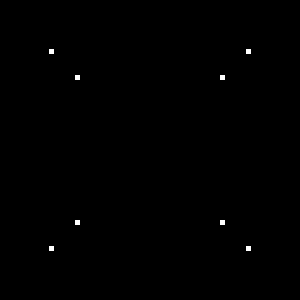

The Python source for this figure:
#!/usr/bin/env python

# Read simple points text file and render as points.

import os

import vtkmodules.vtkInteractionStyle  # noqa: F401
import vtkmodules.vtkRenderingFreeType  # noqa: F401
import vtkmodules.vtkRenderingOpenGL2  # noqa: F401

from vtkmodules.vtkIOLegacy import vtkSimplePointsReader
from vtkmodules.vtkRenderingCore import (
    vtkActor,
    vtkPolyDataMapper,
    vtkRenderWindow,
    vtkRenderWindowInteractor,
    vtkRenderer,
)

# Source
data_dir = os.environ.get("VPE_DATA_DIR", os.path.dirname(os.path.abspath(__file__)))

# Read simple points
points_reader = vtkSimplePointsReader()
points_reader.SetFileName(os.path.join(data_dir, "points.txt"))

# Mapper
poly_mapper = vtkPolyDataMapper()
poly_mapper.SetInputConnection(points_reader.GetOutputPort())

# Actor
points_actor = vtkActor()
points_actor.SetMapper(poly_mapper)
points_actor.GetProperty().SetPointSize(5)

# Renderer
renderer = vtkRenderer()
renderer.AddActor(points_actor)

# Render window
render_window = vtkRenderWindow()
render_window.AddRenderer(renderer)
render_window.SetWindowName("simple points reader")
render_window.SetMultiSamples(0)
render_window.SetSize(300, 300)

# Interactor
interactor = vtkRenderWindowInteractor()
interactor.SetRenderWindow(render_window)

# Scene
renderer.ResetCamera()

interactor.Initialize()
interactor.Start()
